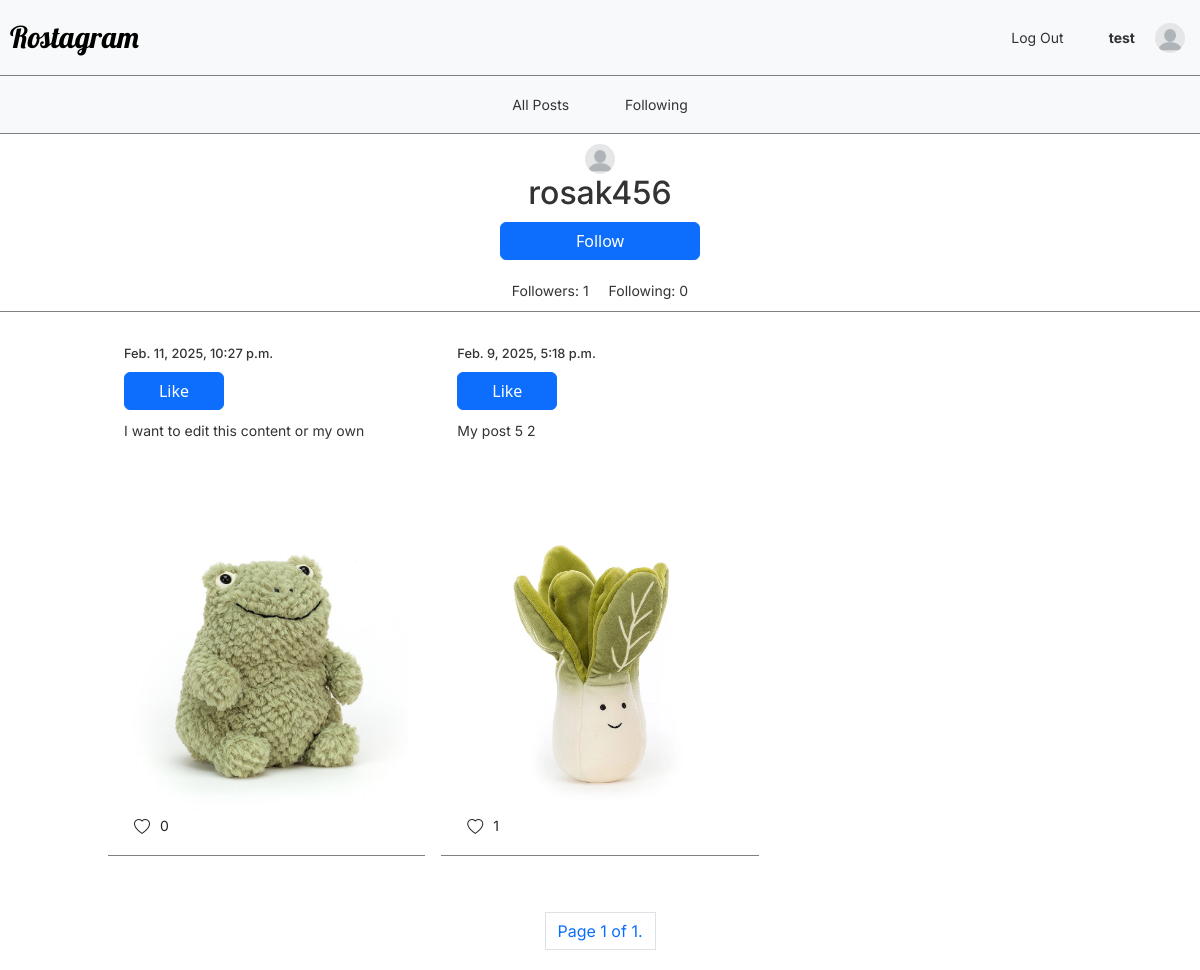
The app's page /profile/rosak456/ (signed in), older data.
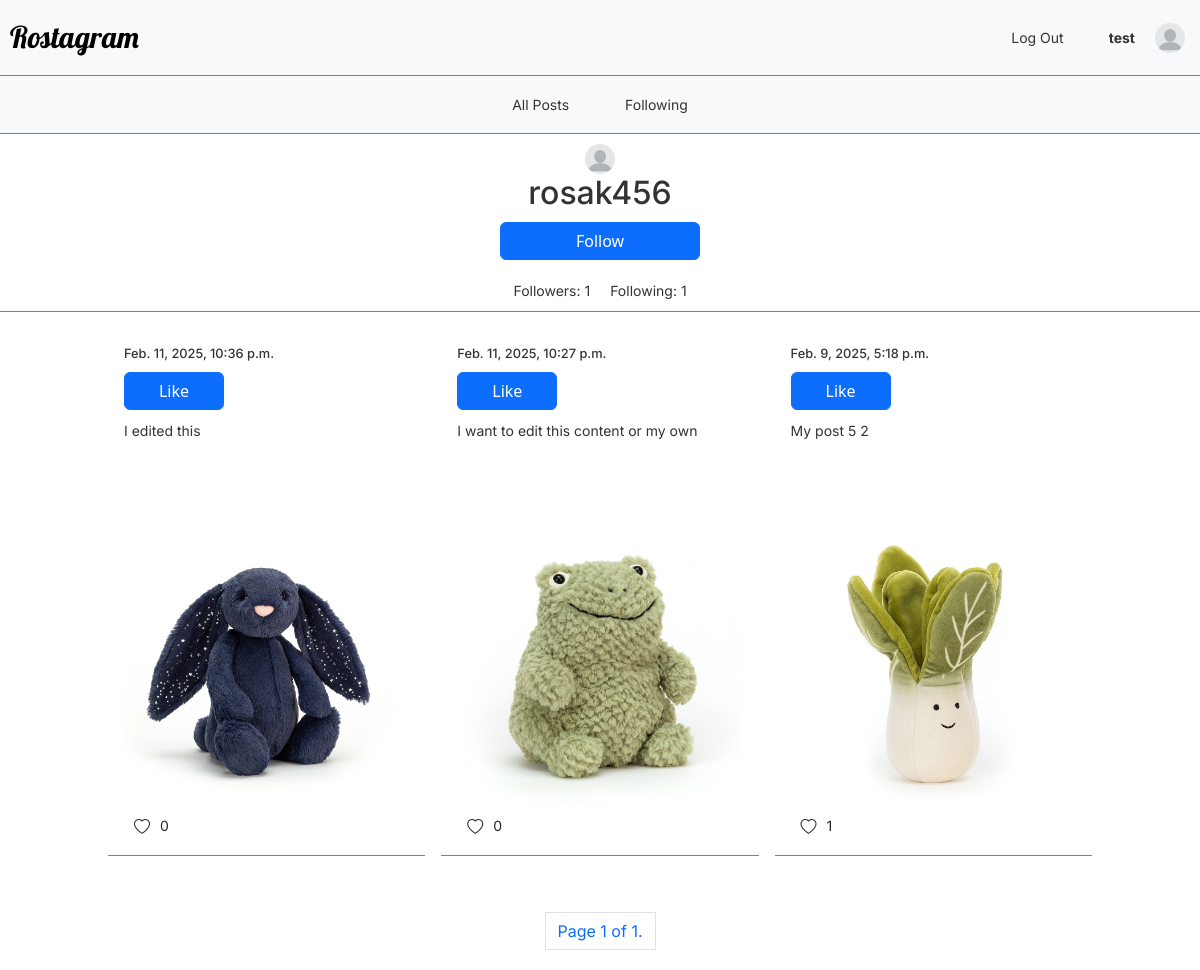
The same page, newer data.
### network/models.py (models this page shows)
class User(AbstractUser):
    bio = models.TextField(blank=True, null=True, default=None)
    profile_picture = models.ImageField(upload_to="images/User/%d/%m/%y", default="profile-default.webp")

class Post(models.Model):
    user = models.ForeignKey(User, on_delete=models.CASCADE, related_name='posts', null=True)
    created_at = models.DateTimeField(auto_now_add=True)
    content = models.TextField(blank=True, default=None, null=True)
    image = models.ImageField(upload_to="images/Post/%d/%m/%y")

### network/views.py (the view)
# urls.py: path("profile/<str:username>/", views.profile_view, name="profile"),
def profile_view(request, username):
    user = request.user
    profile_user = get_object_or_404(User, username=username)
    posts = Post.objects.filter(user=profile_user).order_by("-created_at")
    paginator = Paginator(posts, 10)
    page_number = request.GET.get("page")
    page_obj = paginator.get_page(page_number)
    is_following = Follow.objects.filter(users=profile_user, follower=request.user).exists()
    for post in page_obj.object_list:
        post.is_liked = post.likes.filter(user=user).exists()
    return render(request, "network/profile.html", {
        "posts": page_obj.object_list,
        "profile_user": profile_user,
        "is_following": is_following,
        "page_obj": page_obj
    })

### network/templates/network/profile.html (shortened to what this page needs)
{% extends "network/layout.html" %}
{% block body %}
    <div class="page-heading">
        <img src="{{ profile_user.profile_picture.url }}" class="profile-img">
        <h2>{{ profile_user.username }}</h2>
    </div>
    {% if user.username != profile_user.username %}
    <div class="profile-follow-btn-container">
        <button class="btn btn-primary follow-btn" data-profile-username="{{ profile_user.username }}">
            {% if is_following %}
                Unfollow
            {% else %}
                Follow
            {% endif %}
        </button>
    </div>
    {% endif %}
    <div class="profile-follow-container">
        <p class="follow-count" id="follow-count-{{ profile_user.username }}">Followers: {{ profile_user.followers.count }}</p>
        <p>Following: {{ profile_user.following.count }}</p>
    </div>
    <div class="all-posts-container">
        {% for post in page_obj %}
            <div class="post-container">
                <div class="post-timestamp">
                    <h6>{{ post.created_at }}</h6>
                </div>
                <div class="post-details" id="post-{{ post.id }}">
                    <div class="post-topbar">
                        {% if user.is_authenticated %}
                        <div class="post-btn-container">
                            {% if user.username != post.user.username %}
                            <button class="btn btn-primary like-btn" data-post-id="{{ post.id }}">
                                {% if post.is_liked %}
                                    Unlike
                                {% else %}
                                    Like
                                {% endif %}
                            </button>
                            {% else %}
                            {% csrf_token %}
                                <button class="btn btn-success edit-btn" data-post-id="{{ post.id }}">
                                    Edit
                                </button>
                            {% endif %}
                        </div>
                        {% endif %}
                    </div>
                    <div class="post-content-container">
                        <p id="post-content-{{ post.id }}">{{ post.content }}</p>
                    </div>
                </div>
                <img src="{{ post.image.url }}" class="post-img">
                <div class="like-container">
                    <i class="bi bi-heart"></i>
                    <div class="like-count" id="like-count-{{ post.id }}">
                        {{ post.likes.count }}
                    </div>
                </div>
            </div>
        {% endfor %}
    </div>
    <div class="pagination">
        <span class="step-links">
            <span class="current page-link">
                Page {{ page_obj.number }} of {{ page_obj.paginator.num_pages }}.
            </span>
        </span>
    </div>
{% endblock %}

Row changes from the older to the newer data that the page shows:
changed User "rosak456": following.count "0" → "1"
added Post: created_at "Feb. 11, 2025, 10:36 p.m.", shows "Like", content "I edited this", image (picture), likes.count "0"
